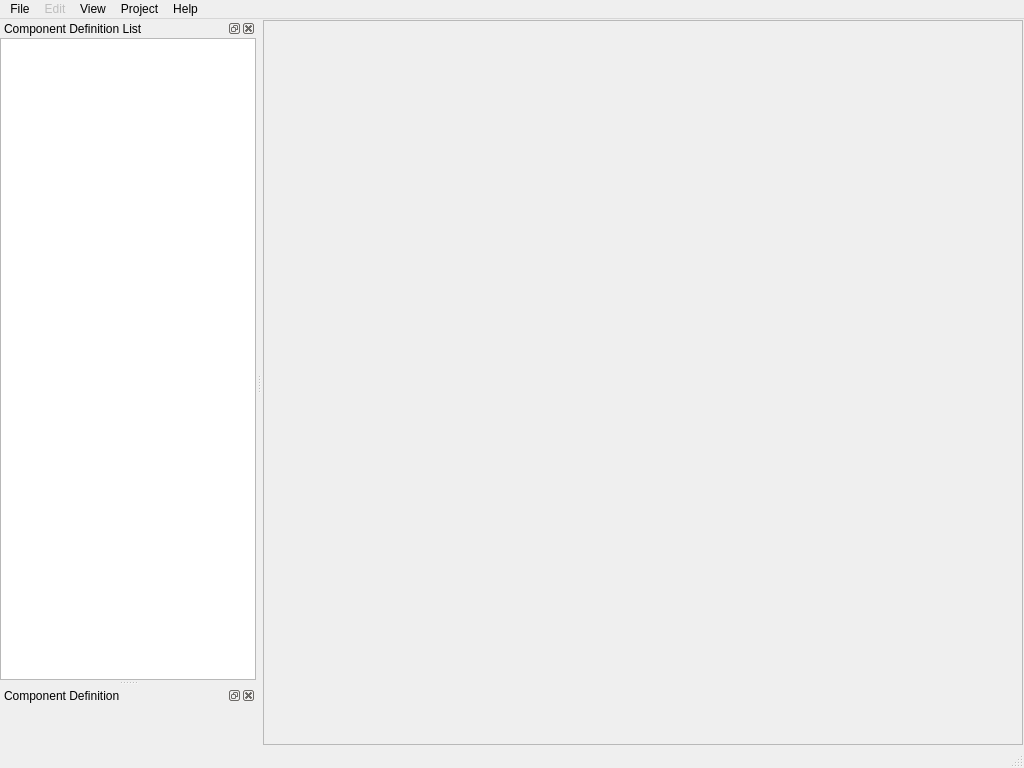
<?xml version="1.0" encoding="UTF-8"?>
<ui version="4.0">
 <class>QFlowSystemDesigner</class>
 <widget class="QMainWindow" name="QFlowSystemDesigner">
  <property name="geometry">
   <rect>
    <x>0</x>
    <y>0</y>
    <width>1024</width>
    <height>768</height>
   </rect>
  </property>
  <property name="windowTitle">
   <string>Flow System Designer</string>
  </property>
  <widget class="QWidget" name="flowSystemDesignerContents">
   <layout class="QGridLayout" name="gridLayout">
    <property name="margin">
     <number>1</number>
    </property>
    <item row="0" column="0">
     <widget class="QScrollArea" name="systemDesignerArea">
      <property name="widgetResizable">
       <bool>true</bool>
      </property>
      <widget class="QWidget" name="systemDesignerAreaContents">
       <property name="geometry">
        <rect>
         <x>0</x>
         <y>0</y>
         <width>758</width>
         <height>723</height>
        </rect>
       </property>
      </widget>
     </widget>
    </item>
   </layout>
  </widget>
  <widget class="QMenuBar" name="menubar">
   <property name="geometry">
    <rect>
     <x>0</x>
     <y>0</y>
     <width>1024</width>
     <height>21</height>
    </rect>
   </property>
   <widget class="QMenu" name="menuFile">
    <property name="title">
     <string>File</string>
    </property>
    <addaction name="actionFileNew"/>
    <addaction name="actionFileOpen"/>
    <addaction name="separator"/>
    <addaction name="actionFileSave"/>
    <addaction name="actionFileSaveAs"/>
    <addaction name="separator"/>
    <addaction name="actionFileExit"/>
   </widget>
   <widget class="QMenu" name="menuView">
    <property name="title">
     <string>View</string>
    </property>
    <addaction name="actionViewComponentDefinitionList"/>
    <addaction name="actionViewComponentActiveDefinition"/>
   </widget>
   <widget class="QMenu" name="menuHelp">
    <property name="title">
     <string>Help</string>
    </property>
    <addaction name="actionHelpAbout"/>
   </widget>
   <widget class="QMenu" name="menuProject">
    <property name="title">
     <string>Project</string>
    </property>
    <addaction name="actionProjectAddComponentDefinition"/>
   </widget>
   <widget class="QMenu" name="menuEdit">
    <property name="enabled">
     <bool>false</bool>
    </property>
    <property name="title">
     <string>Edit</string>
    </property>
    <addaction name="actionUndo"/>
    <addaction name="actionRedo"/>
    <addaction name="separator"/>
    <addaction name="actionCut"/>
    <addaction name="actionCopy"/>
    <addaction name="actionPaste"/>
   </widget>
   <addaction name="menuFile"/>
   <addaction name="menuEdit"/>
   <addaction name="menuView"/>
   <addaction name="menuProject"/>
   <addaction name="menuHelp"/>
  </widget>
  <widget class="QStatusBar" name="statusbar"/>
  <widget class="QDockWidget" name="componentDefinitionListDock">
   <property name="windowTitle">
    <string>Component Definition List</string>
   </property>
   <attribute name="dockWidgetArea">
    <number>1</number>
   </attribute>
   <widget class="QWidget" name="componentDefinitionListDockContents">
    <layout class="QGridLayout" name="gridLayout_3">
     <property name="margin">
      <number>0</number>
     </property>
     <item row="0" column="1">
      <widget class="QListWidget" name="componentDefinitionList"/>
     </item>
    </layout>
   </widget>
  </widget>
  <widget class="QDockWidget" name="componentActiveDefinitionDock">
   <property name="windowTitle">
    <string>Component Definition</string>
   </property>
   <attribute name="dockWidgetArea">
    <number>1</number>
   </attribute>
   <widget class="QWidget" name="componentActiveDefinitionDockContents">
    <layout class="QGridLayout" name="gridLayout_4">
     <property name="margin">
      <number>0</number>
     </property>
     <item row="0" column="0">
      <widget class="QFlowComponentDefinitionEditor" name="componentDefinitionEditor"/>
     </item>
    </layout>
   </widget>
  </widget>
  <action name="actionFileOpen">
   <property name="text">
    <string>Open...</string>
   </property>
   <property name="shortcut">
    <string>Ctrl+O</string>
   </property>
  </action>
  <action name="actionFileSave">
   <property name="text">
    <string>Save</string>
   </property>
   <property name="shortcut">
    <string>Ctrl+S</string>
   </property>
  </action>
  <action name="actionFileSaveAs">
   <property name="text">
    <string>Save As</string>
   </property>
  </action>
  <action name="actionFileExit">
   <property name="text">
    <string>Exit</string>
   </property>
  </action>
  <action name="actionHelpAbout">
   <property name="text">
    <string>About</string>
   </property>
  </action>
  <action name="actionViewComponentDefinitionList">
   <property name="checkable">
    <bool>true</bool>
   </property>
   <property name="text">
    <string>Component Definition List</string>
   </property>
  </action>
  <action name="actionViewComponentActiveDefinition">
   <property name="checkable">
    <bool>true</bool>
   </property>
   <property name="text">
    <string>Component Definition</string>
   </property>
  </action>
  <action name="actionFileNew">
   <property name="text">
    <string>New</string>
   </property>
   <property name="shortcut">
    <string>Ctrl+N</string>
   </property>
  </action>
  <action name="actionProjectAddComponentDefinition">
   <property name="text">
    <string>Add Component Definition...</string>
   </property>
  </action>
  <action name="actionUndo">
   <property name="text">
    <string>Undo</string>
   </property>
   <property name="shortcut">
    <string>Ctrl+Z</string>
   </property>
  </action>
  <action name="actionRedo">
   <property name="text">
    <string>Redo</string>
   </property>
   <property name="shortcut">
    <string>Ctrl+Y</string>
   </property>
  </action>
  <action name="actionCut">
   <property name="text">
    <string>Cut</string>
   </property>
   <property name="shortcut">
    <string>Ctrl+X</string>
   </property>
  </action>
  <action name="actionCopy">
   <property name="text">
    <string>Copy</string>
   </property>
   <property name="shortcut">
    <string>Ctrl+C</string>
   </property>
  </action>
  <action name="actionPaste">
   <property name="text">
    <string>Paste</string>
   </property>
   <property name="shortcut">
    <string>Ctrl+V</string>
   </property>
  </action>
 </widget>
 <customwidgets>
  <customwidget>
   <class>QFlowComponentDefinitionEditor</class>
   <extends>QWidget</extends>
   <header>QFlowComponentDefinitionEditor</header>
  </customwidget>
 </customwidgets>
 <tabstops>
  <tabstop>systemDesignerArea</tabstop>
 </tabstops>
 <resources/>
 <connections>
  <connection>
   <sender>actionFileExit</sender>
   <signal>triggered()</signal>
   <receiver>QFlowSystemDesigner</receiver>
   <slot>close()</slot>
   <hints>
    <hint type="sourcelabel">
     <x>-1</x>
     <y>-1</y>
    </hint>
    <hint type="destinationlabel">
     <x>319</x>
     <y>239</y>
    </hint>
   </hints>
  </connection>
  <connection>
   <sender>actionHelpAbout</sender>
   <signal>triggered()</signal>
   <receiver>QFlowSystemDesigner</receiver>
   <slot>helpAbout()</slot>
   <hints>
    <hint type="sourcelabel">
     <x>-1</x>
     <y>-1</y>
    </hint>
    <hint type="destinationlabel">
     <x>511</x>
     <y>383</y>
    </hint>
   </hints>
  </connection>
  <connection>
   <sender>actionFileNew</sender>
   <signal>triggered()</signal>
   <receiver>QFlowSystemDesigner</receiver>
   <slot>newProject()</slot>
   <hints>
    <hint type="sourcelabel">
     <x>-1</x>
     <y>-1</y>
    </hint>
    <hint type="destinationlabel">
     <x>511</x>
     <y>383</y>
    </hint>
   </hints>
  </connection>
  <connection>
   <sender>actionFileOpen</sender>
   <signal>triggered()</signal>
   <receiver>QFlowSystemDesigner</receiver>
   <slot>openProject()</slot>
   <hints>
    <hint type="sourcelabel">
     <x>-1</x>
     <y>-1</y>
    </hint>
    <hint type="destinationlabel">
     <x>511</x>
     <y>383</y>
    </hint>
   </hints>
  </connection>
  <connection>
   <sender>actionFileSave</sender>
   <signal>triggered()</signal>
   <receiver>QFlowSystemDesigner</receiver>
   <slot>saveProject()</slot>
   <hints>
    <hint type="sourcelabel">
     <x>-1</x>
     <y>-1</y>
    </hint>
    <hint type="destinationlabel">
     <x>511</x>
     <y>383</y>
    </hint>
   </hints>
  </connection>
  <connection>
   <sender>actionFileSaveAs</sender>
   <signal>triggered()</signal>
   <receiver>QFlowSystemDesigner</receiver>
   <slot>saveProjectAs()</slot>
   <hints>
    <hint type="sourcelabel">
     <x>-1</x>
     <y>-1</y>
    </hint>
    <hint type="destinationlabel">
     <x>511</x>
     <y>383</y>
    </hint>
   </hints>
  </connection>
  <connection>
   <sender>actionViewComponentDefinitionList</sender>
   <signal>toggled(bool)</signal>
   <receiver>componentDefinitionListDock</receiver>
   <slot>setVisible(bool)</slot>
   <hints>
    <hint type="sourcelabel">
     <x>-1</x>
     <y>-1</y>
    </hint>
    <hint type="destinationlabel">
     <x>128</x>
     <y>165</y>
    </hint>
   </hints>
  </connection>
  <connection>
   <sender>actionViewComponentActiveDefinition</sender>
   <signal>toggled(bool)</signal>
   <receiver>componentActiveDefinitionDock</receiver>
   <slot>setVisible(bool)</slot>
   <hints>
    <hint type="sourcelabel">
     <x>-1</x>
     <y>-1</y>
    </hint>
    <hint type="destinationlabel">
     <x>127</x>
     <y>532</y>
    </hint>
   </hints>
  </connection>
  <connection>
   <sender>componentDefinitionListDock</sender>
   <signal>visibilityChanged(bool)</signal>
   <receiver>actionViewComponentDefinitionList</receiver>
   <slot>setChecked(bool)</slot>
   <hints>
    <hint type="sourcelabel">
     <x>127</x>
     <y>167</y>
    </hint>
    <hint type="destinationlabel">
     <x>-1</x>
     <y>-1</y>
    </hint>
   </hints>
  </connection>
  <connection>
   <sender>componentActiveDefinitionDock</sender>
   <signal>visibilityChanged(bool)</signal>
   <receiver>actionViewComponentActiveDefinition</receiver>
   <slot>setChecked(bool)</slot>
   <hints>
    <hint type="sourcelabel">
     <x>127</x>
     <y>532</y>
    </hint>
    <hint type="destinationlabel">
     <x>-1</x>
     <y>-1</y>
    </hint>
   </hints>
  </connection>
  <connection>
   <sender>actionProjectAddComponentDefinition</sender>
   <signal>triggered()</signal>
   <receiver>QFlowSystemDesigner</receiver>
   <slot>addComponentDefinition()</slot>
   <hints>
    <hint type="sourcelabel">
     <x>-1</x>
     <y>-1</y>
    </hint>
    <hint type="destinationlabel">
     <x>511</x>
     <y>383</y>
    </hint>
   </hints>
  </connection>
  <connection>
   <sender>componentDefinitionList</sender>
   <signal>currentTextChanged(QString)</signal>
   <receiver>QFlowSystemDesigner</receiver>
   <slot>showComponentDefinition(QString)</slot>
   <hints>
    <hint type="sourcelabel">
     <x>128</x>
     <y>176</y>
    </hint>
    <hint type="destinationlabel">
     <x>511</x>
     <y>383</y>
    </hint>
   </hints>
  </connection>
  <connection>
   <sender>QFlowSystemDesigner</sender>
   <signal>activeProjectChanged()</signal>
   <receiver>QFlowSystemDesigner</receiver>
   <slot>refreshProject()</slot>
   <hints>
    <hint type="sourcelabel">
     <x>511</x>
     <y>383</y>
    </hint>
    <hint type="destinationlabel">
     <x>511</x>
     <y>383</y>
    </hint>
   </hints>
  </connection>
 </connections>
 <slots>
  <signal>activeProjectChanged()</signal>
  <slot>newProject()</slot>
  <slot>openProject()</slot>
  <slot>saveProject()</slot>
  <slot>saveProjectAs()</slot>
  <slot>helpAbout()</slot>
  <slot>addComponentDefinition()</slot>
  <slot>showComponentDefinition(QString)</slot>
  <slot>refreshProject()</slot>
 </slots>
</ui>
